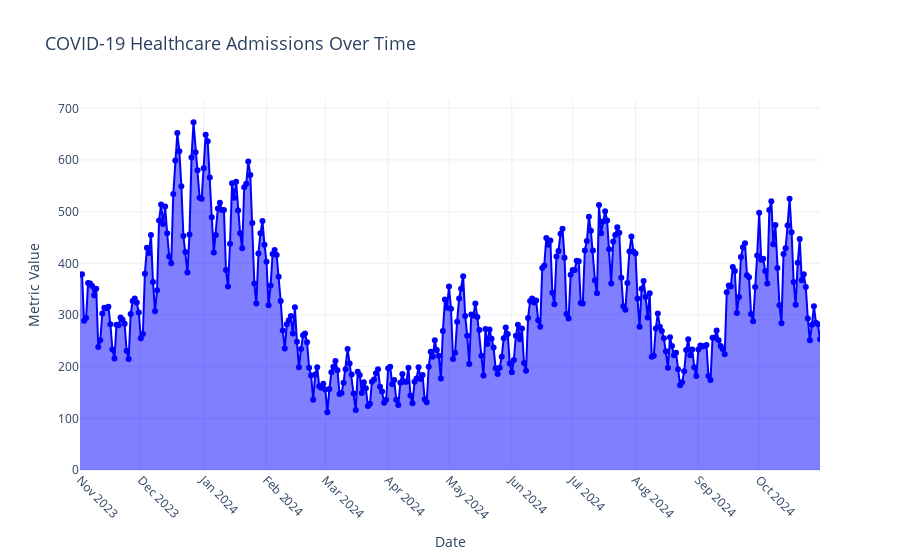

This figure's notebook cell:
### Code cell
fig.update_layout(
    title_font=dict(size=18),
    xaxis_title="Date",
    yaxis_title="Metric Value",
    xaxis=dict(tickangle=45, dtick="M1"),  # Ensure monthly ticks are shown
    template="plotly_white"
)

# Add color fill to the line plot
fig.update_traces(
    line=dict(color='blue', width=2),
    fill='tozeroy'  # Fills the area below the line
)

# Show the interactive plot
fig.show()

### Figure 1 — Plotly figure (JSON) as saved in the notebook; plotly's stock layout.template omitted (floating-point values rounded to 4 significant figures; data arrays with more than 128 entries replaced by an {"elided": "..."} marker saying what was removed)
{"data": [{"fill": "tozeroy", "hovertemplate": "Date=%{x}<br>Metric Value=%{y}<extra></extra>", "legendgroup": "", "line": {"color": "blue", "dash": "solid", "width": 2}, "marker": {"symbol": "circle"}, "mode": "lines+markers", "name": "", "orientation": "v", "showlegend": false, "type": "scatter", "x": {"elided": "366 str values"}, "xaxis": "x", "y": {"elided": "366 int values"}, "yaxis": "y"}], "layout": {"autosize": true, "legend": {"tracegroupgap": 0}, "title": {"font": {"size": 18}, "text": "COVID-19 Healthcare Admissions Over Time"}, "xaxis": {"anchor": "y", "autorange": true, "domain": [0, 1], "dtick": "M1", "range": ["2023-11-01", "2024-10-31"], "tickangle": 45, "title": {"text": "Date"}, "type": "date"}, "yaxis": {"anchor": "x", "autorange": true, "domain": [0, 1], "range": [0, 725.5], "title": {"text": "Metric Value"}, "type": "linear"}}}
